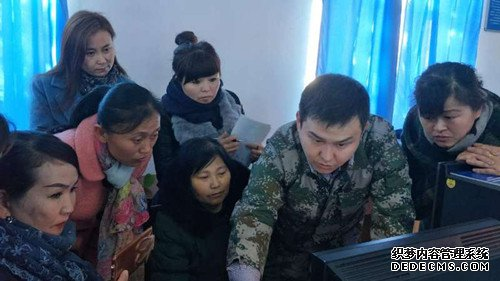
#> input picture s0912/face.jpg, 500 x 281 px
$ python renlianshibie.py
#> lines starting #> are read from the running program, lines starting #| are printed output that depends on the picture
#!/usr/bin/env python
#-*- coding:utf-8 -*-
__author__ = 'stdu.tslhw'
import cv2
import numpy as np

pathj=r'C:\Users\chenb\PycharmProjects\12306\venv\src\s0912\haarcascade_eye.xml'
pathf=r'C:\Users\chenb\PycharmProjects\12306\venv\src\s0912\haarcascade_frontalface_default.xml'
eye_xml = cv2.CascadeClassifier(pathj)
face_xml = cv2.CascadeClassifier(pathf)
#eye_xml = cv2.CascadeClassifier(r"C:\Users\chenb\PycharmProjects\12306\venv\src\s0912\defualt.xml")
#face_xml = cv2.CascadeClassifier(r"C:\Users\chenb\PycharmProjects\12306\venv\src\s0912\VID5.xml")

if eye_xml.empty():
    pass

# load jpg
img = cv2.imread('face.jpg')
#> img is the input picture: shape (281, 500, 3); mean B, G, R 111.3, 92.9, 67.9
cv2.imshow('src',img)

# haar gray
gray = cv2.cvtColor(img,cv2.COLOR_BGR2GRAY)
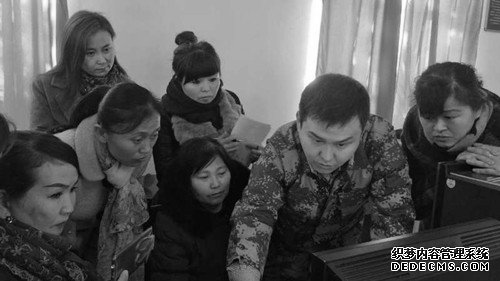
#> gray: shape (281, 500); min 0, max 255, mean 87.5

# detect face
faces = face_xml.detectMultiScale(gray, 1.3, 5)  # 灰度图片数据，1.3为缩放数据，5是最小像素点
#> faces = ()
print('faces')
print('face=',len(faces))
#| face= 0
# draw

for (x,y,w,h) in faces:
    cv2.rectangle(img,(x,y),(x+w,y+h),(255,0,0),2)
    roi_face = gray[y:y+h,x:x+w]
    roi_color = img[y:y+h,x:x+w]
    eyes = eye_xml.detectMultiScale(roi_face)
    print('eye=',len(eyes))
    for (e_x,e_y,e_w,e_h) in eyes:
        cv2.rectangle(roi_color, (e_x, e_y), (e_x + e_w, e_y + e_h), (0, 255, 0), 2)
#> this loop made 0 passes
cv2.imshow('dst',img)
cv2.waitKey(0)
